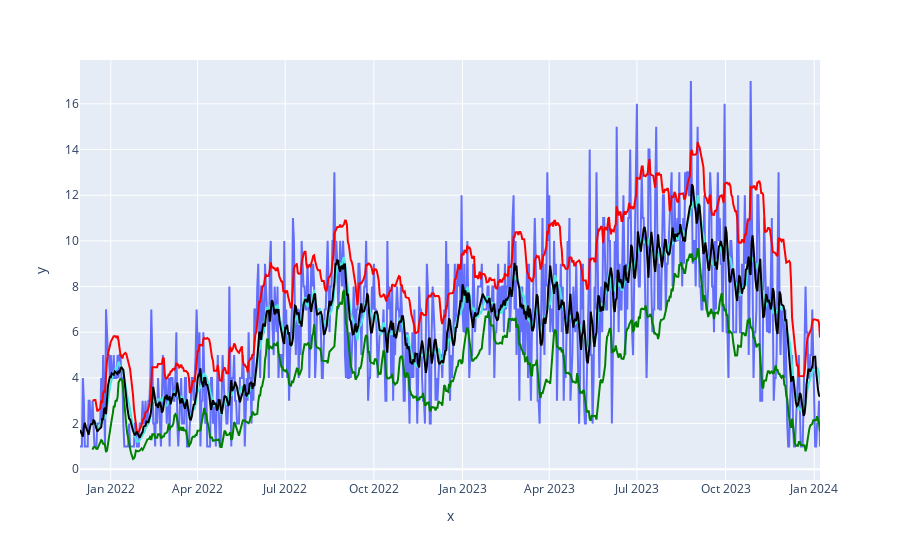

Source (notebook cell):
### Code cell
y = df["y"]
MA7 = y.rolling(window=14)
df["y_7"] = MA7.mean()
df["y_max"] = MA7.std()
df["y_min"] =MA7.std()
df["TES"] = TES_predict
df["upper"] = df["y_7"] + df["y_max"]
df["lower"] = df["y_7"] - df["y_max"]

fig = px.line(x=df["ds"], y=df["y"])
fig.add_trace(px.line(x=df["ds"], y=df["y_7"]).data[0])
fig.add_trace(px.line(x=df["ds"], y=df["upper"]).data[0])
fig.add_trace(px.line(x=df["ds"], y=df["lower"]).data[0])
fig.add_trace(px.line(x=df["ds"], y=df["TES"]).data[0])
fig['data'][1]['line']['color']="#4BE8E0"
fig['data'][2]['line']['color']="red"
fig['data'][3]['line']['color']="green"
fig['data'][4]['line']['color']="black"
fig.update_layout(hovermode="x unified")
fig.show()

### Figure 1 — Plotly figure (JSON) as saved in the notebook; plotly's stock layout.template omitted (floating-point values rounded to 4 significant figures; data arrays with more than 128 entries replaced by an {"elided": "..."} marker saying what was removed)
{"data": [{"hovertemplate": "x=%{x}<br>y=%{y}<extra></extra>", "legendgroup": "", "line": {"color": "#636efa", "dash": "solid"}, "marker": {"symbol": "circle"}, "mode": "lines", "name": "", "orientation": "v", "showlegend": false, "type": "scatter", "x": {"elided": "766 str values"}, "xaxis": "x", "y": {"elided": "766 int values"}, "yaxis": "y"}, {"hovertemplate": "x=%{x}<br>y=%{y}<extra></extra>", "legendgroup": "", "line": {"color": "#4BE8E0", "dash": "solid"}, "marker": {"symbol": "circle"}, "mode": "lines", "name": "", "orientation": "v", "showlegend": false, "type": "scatter", "x": {"elided": "766 str values"}, "xaxis": "x", "y": {"elided": "766 float values"}, "yaxis": "y"}, {"hovertemplate": "x=%{x}<br>y=%{y}<extra></extra>", "legendgroup": "", "line": {"color": "red", "dash": "solid"}, "marker": {"symbol": "circle"}, "mode": "lines", "name": "", "orientation": "v", "showlegend": false, "type": "scatter", "x": {"elided": "766 str values"}, "xaxis": "x", "y": {"elided": "766 float values"}, "yaxis": "y"}, {"hovertemplate": "x=%{x}<br>y=%{y}<extra></extra>", "legendgroup": "", "line": {"color": "green", "dash": "solid"}, "marker": {"symbol": "circle"}, "mode": "lines", "name": "", "orientation": "v", "showlegend": false, "type": "scatter", "x": {"elided": "766 str values"}, "xaxis": "x", "y": {"elided": "766 float values"}, "yaxis": "y"}, {"hovertemplate": "x=%{x}<br>y=%{y}<extra></extra>", "legendgroup": "", "line": {"color": "black", "dash": "solid"}, "marker": {"symbol": "circle"}, "mode": "lines", "name": "", "orientation": "v", "showlegend": false, "type": "scatter", "x": {"elided": "766 str values"}, "xaxis": "x", "y": {"elided": "766 float values"}, "yaxis": "y"}], "layout": {"hovermode": "x unified", "legend": {"tracegroupgap": 0}, "margin": {"t": 60}, "xaxis": {"anchor": "y", "domain": [0, 1], "title": {"text": "x"}}, "yaxis": {"anchor": "x", "domain": [0, 1], "title": {"text": "y"}}}}
